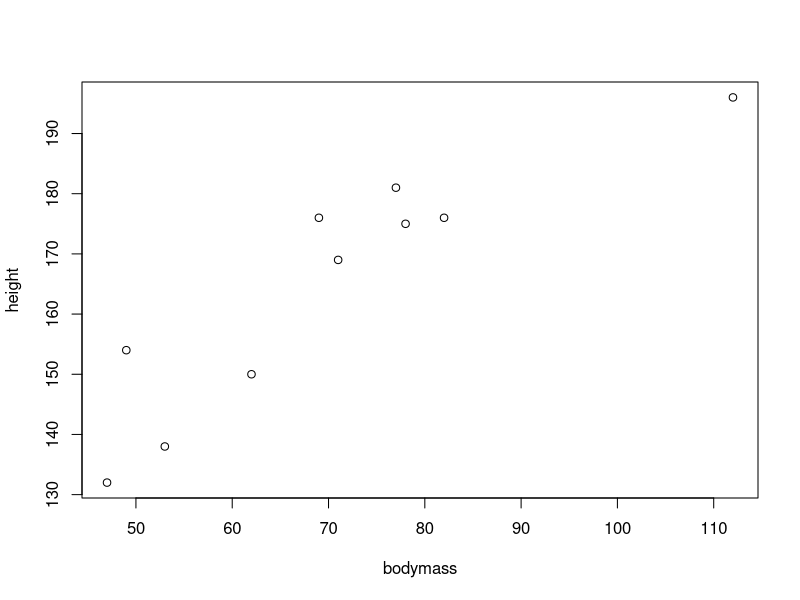
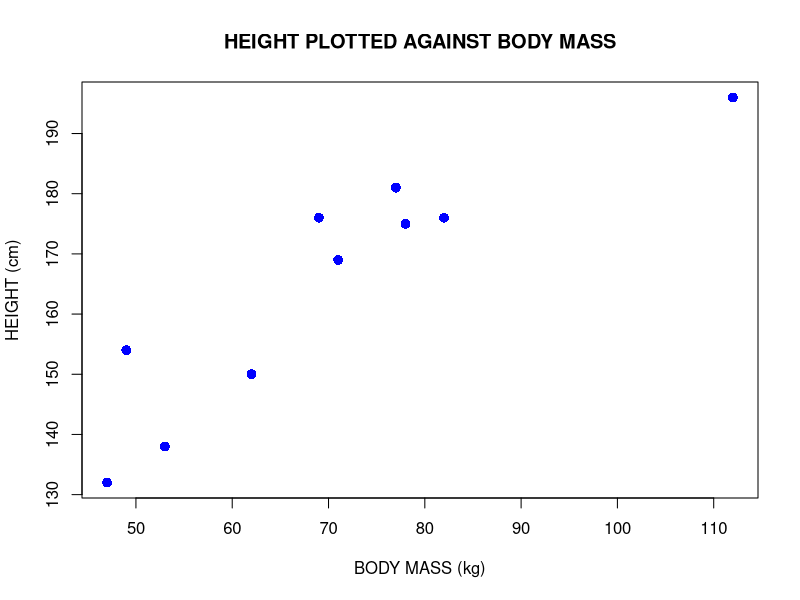
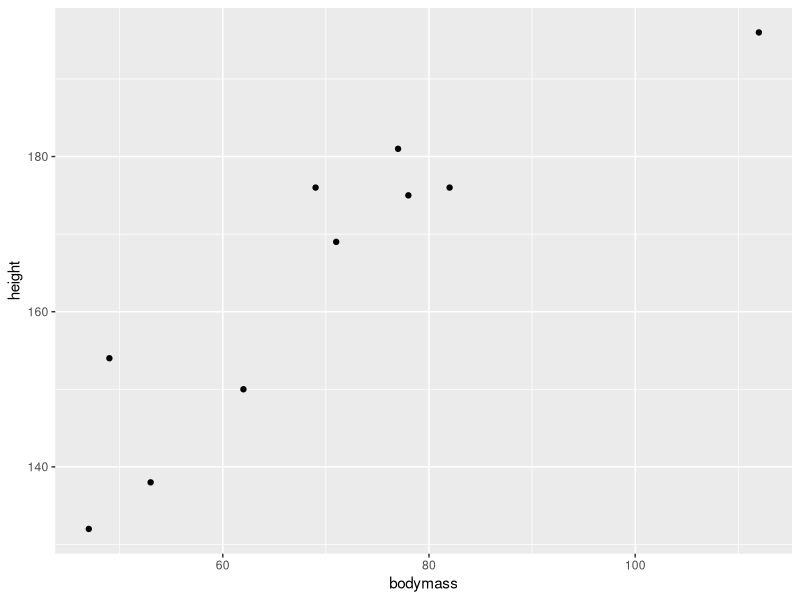
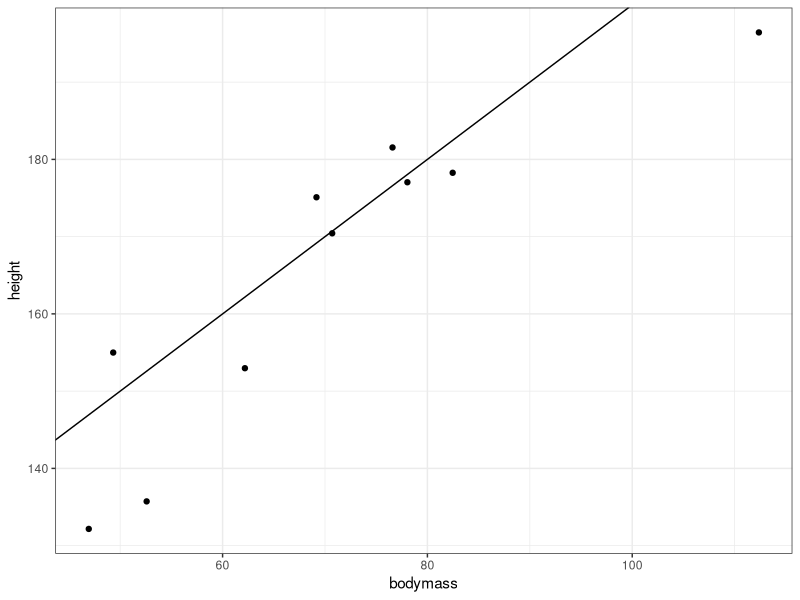
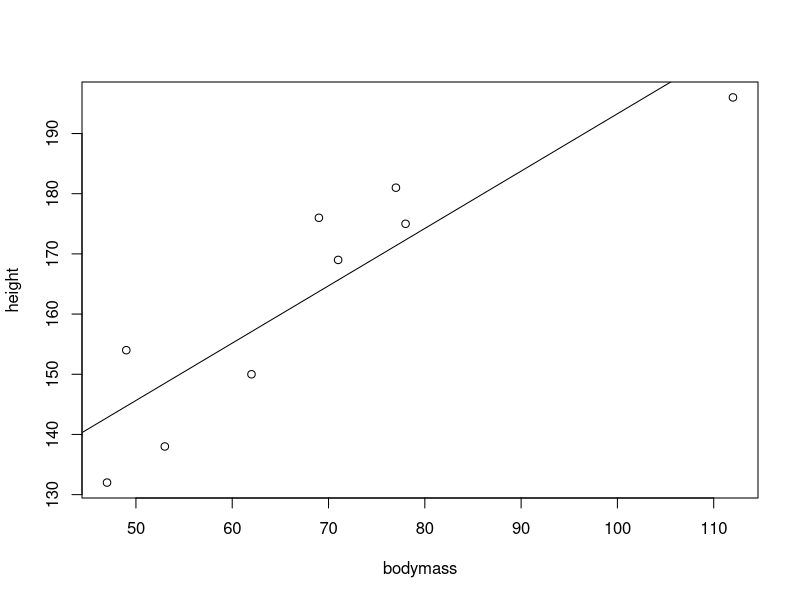
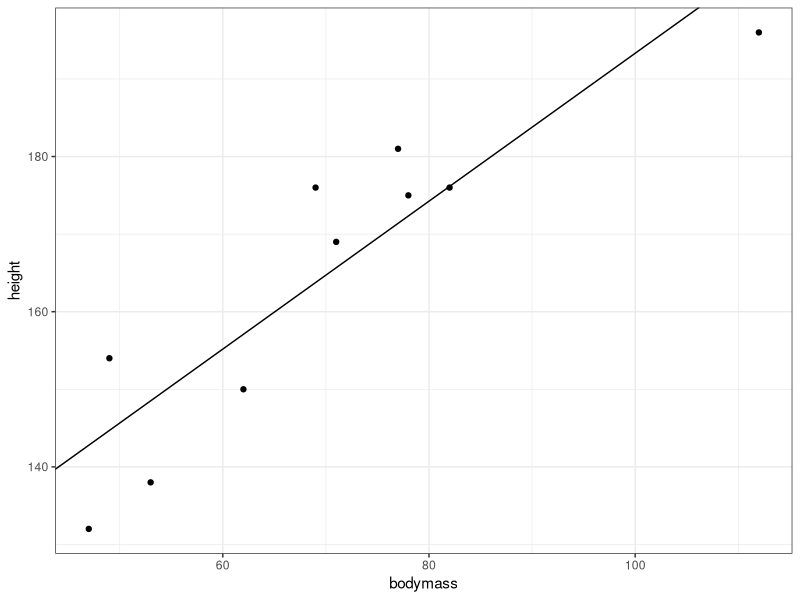
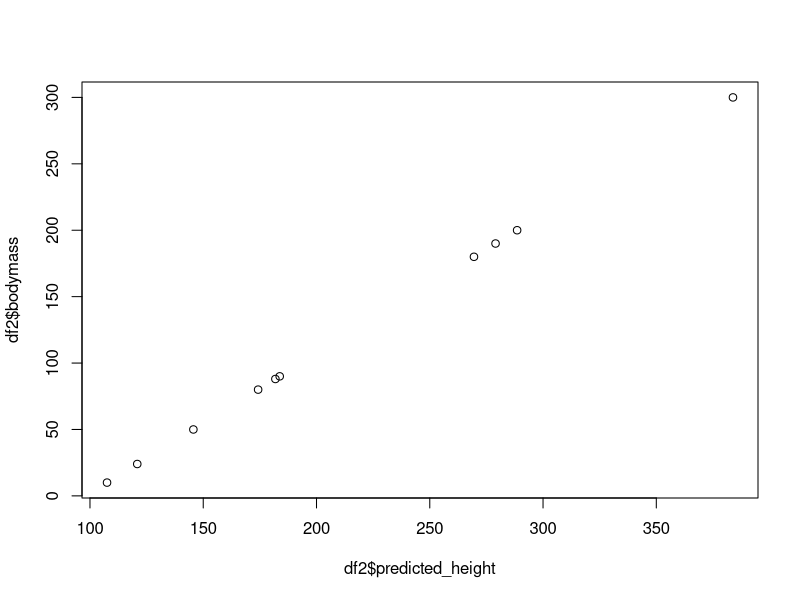

The R source for these figures, in order:
#Simple Scatterplot, correlation, and simple linear regression

# Create a vector for heights
height <- c(176, 154, 138, 196, 132, 176, 181, 169, 150, 175)

# Create a vector for bodymass 
bodymass <- c(82, 49, 53, 112, 47, 69, 77, 71, 62, 78)

# Create a scatterplot 
plot(bodymass, height)

# A better scatterplot #pch = point type | cex = font size
plot(bodymass, height, 
     pch = 16, cex = 1.3, col = "blue", main = "HEIGHT PLOTTED AGAINST BODY MASS", 
     xlab = "BODY MASS (kg)",
     ylab = "HEIGHT (cm)")

#GGplot for scatter plots
require(ggplot2)
df = data.frame(cbind(bodymass,height))

ggplot(data=df,aes(x=bodymass,y=height)) + 
  geom_point()

ggplot(data=df,aes(x=bodymass,y=height)) + 
  geom_jitter(width=0.5,height=3) + 
  geom_abline(intercept=100,slope=1) + 
  theme_bw()

# Correlation 
cor(bodymass, height)

cor(height, bodymass)
height[1] = NA

cor(height,bodymass)
#Use only pairwise observations where both variables have data
cor(height,bodymass,use="pairwise.complete.obs")

#Significance Test to the population
cor.test(bodymass,height)

# A simple linear regression
mdl = lm(height ~ bodymass)
summary(mdl)


plot(bodymass,height)

# A line on the past plot
abline(98.0054, 0.9528)



# A better approach is to use variables and pass data to other functions 
m <- lm(height ~ bodymass)

# GGplot scatter plot including the regression line
ggplot(data=df,aes(x=bodymass,y=height)) + 
  geom_point() + 
  geom_abline(intercept = m$coefficients[1],
              slope=m$coefficients[2]) + 
  theme_bw()


#Using the model to predict new heights from new bodymass
mdl = lm(height ~ bodymass,data=df)
summary(mdl)

bodymass_new = c(180,190,200,300,10,24,50,80,88,90)

df2 = data.frame(bodymass_new)

#The x axis variable must have the same name in this new data frame
df2$bodymass = df2$bodymass_new

colnames(df2)

colnames(df2) = gsub("_new","",colnames(df2))

# This is our predicted heights for each new value of bodymass
new_heights = predict(mdl,df2)

df2$predicted_height = new_heights

plot(df2$predicted_height, df2$bodymass)

